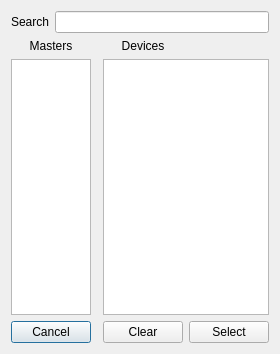
<?xml version="1.0" encoding="UTF-8"?>
<ui version="4.0">
 <class>devfindergui</class>
 <widget class="QDialog" name="devfindergui">
  <property name="windowModality">
   <enum>Qt::ApplicationModal</enum>
  </property>
  <property name="geometry">
   <rect>
    <x>0</x>
    <y>0</y>
    <width>279</width>
    <height>354</height>
   </rect>
  </property>
  <property name="windowTitle">
   <string>Select device</string>
  </property>
  <property name="windowIcon">
   <iconset resource="onewire.qrc">
    <normaloff>:/images/images/kfm_home.png</normaloff>:/images/images/kfm_home.png</iconset>
  </property>
  <property name="modal">
   <bool>false</bool>
  </property>
  <layout class="QGridLayout" name="gridLayout">
   <item row="0" column="0">
    <widget class="QLabel" name="label_3">
     <property name="text">
      <string>Search</string>
     </property>
    </widget>
   </item>
   <item row="0" column="1" colspan="4">
    <widget class="QLineEdit" name="lineEdit"/>
   </item>
   <item row="1" column="0" colspan="2">
    <widget class="QLabel" name="label">
     <property name="text">
      <string>Masters</string>
     </property>
     <property name="alignment">
      <set>Qt::AlignCenter</set>
     </property>
    </widget>
   </item>
   <item row="1" column="3">
    <widget class="QLabel" name="label_2">
     <property name="text">
      <string>Devices</string>
     </property>
     <property name="alignment">
      <set>Qt::AlignCenter</set>
     </property>
    </widget>
   </item>
   <item row="2" column="0" colspan="2">
    <widget class="QListWidget" name="listMaster"/>
   </item>
   <item row="2" column="2">
    <spacer name="horizontalSpacer">
     <property name="orientation">
      <enum>Qt::Horizontal</enum>
     </property>
     <property name="sizeHint" stdset="0">
      <size>
       <width>40</width>
       <height>20</height>
      </size>
     </property>
    </spacer>
   </item>
   <item row="2" column="3" colspan="2">
    <widget class="QListWidget" name="listDevice"/>
   </item>
   <item row="3" column="0" colspan="2">
    <widget class="QPushButton" name="pushButtonCancel">
     <property name="text">
      <string>Cancel</string>
     </property>
    </widget>
   </item>
   <item row="3" column="3">
    <widget class="QPushButton" name="pushButtonClear">
     <property name="text">
      <string>Clear</string>
     </property>
    </widget>
   </item>
   <item row="3" column="4">
    <widget class="QPushButton" name="pushButtonSelect">
     <property name="text">
      <string>Select</string>
     </property>
    </widget>
   </item>
  </layout>
 </widget>
 <resources>
  <include location="onewire.qrc"/>
 </resources>
 <connections/>
</ui>
